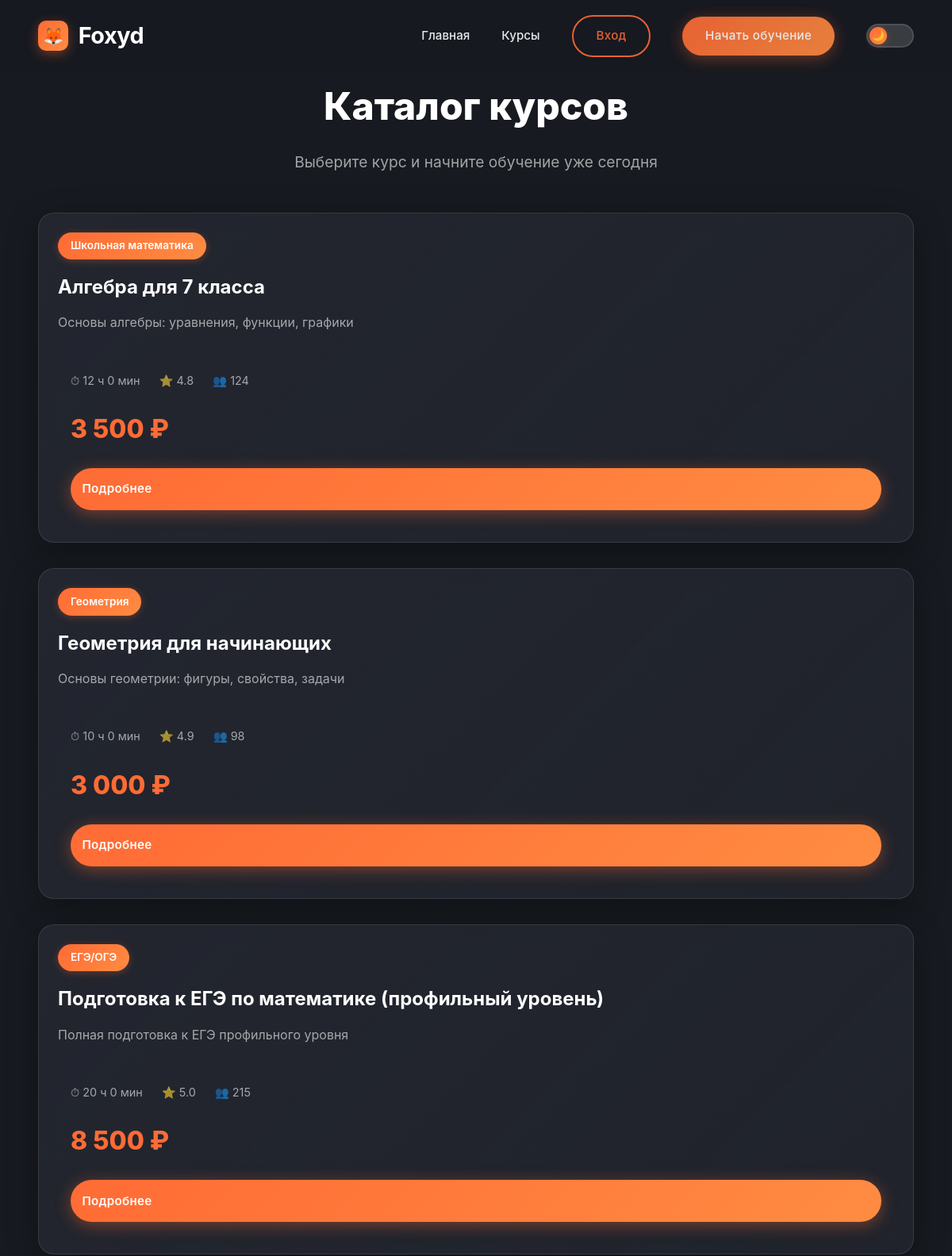
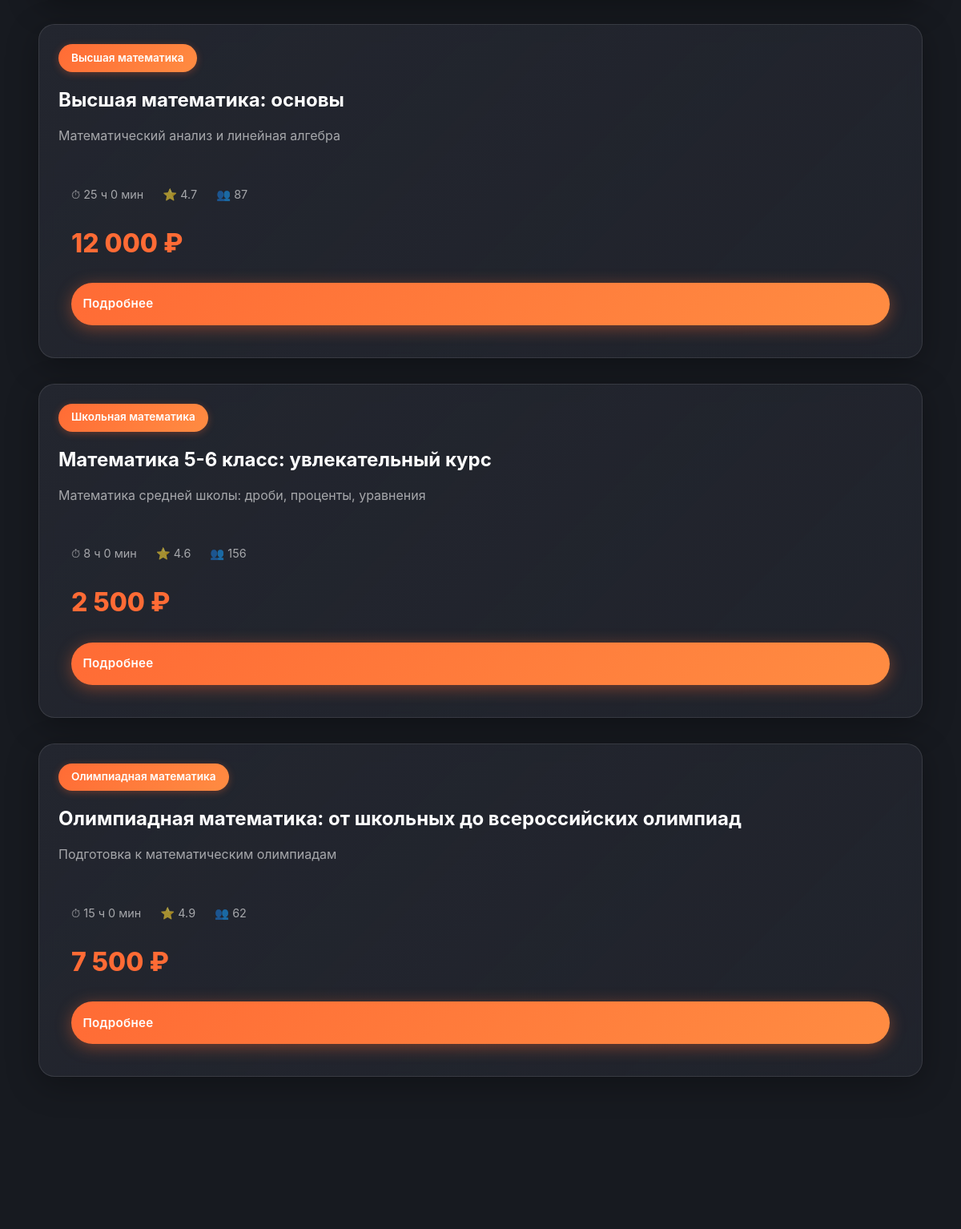
/courses (upper part), run on an earlier commit of the app's database (2 pictures, top to bottom).
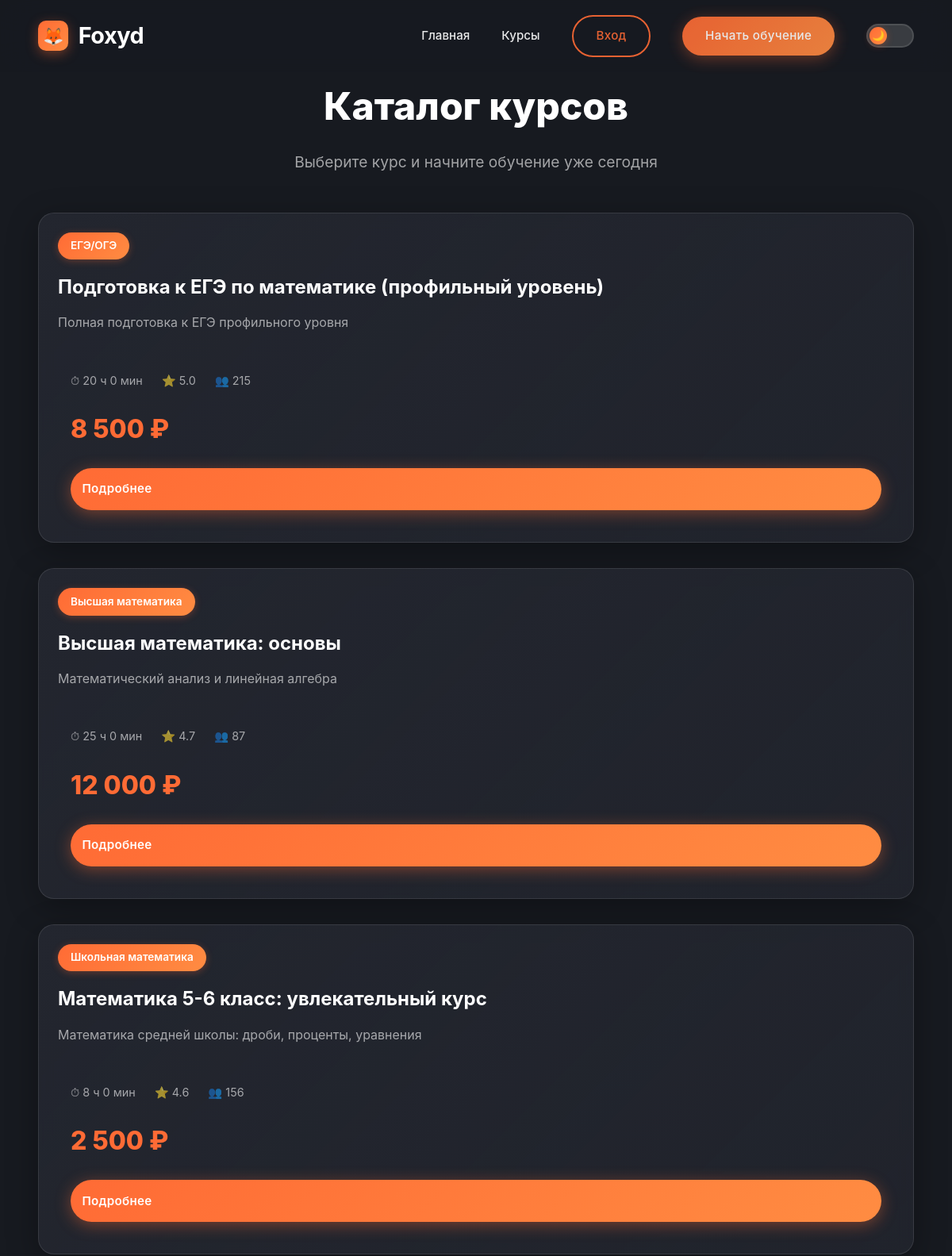
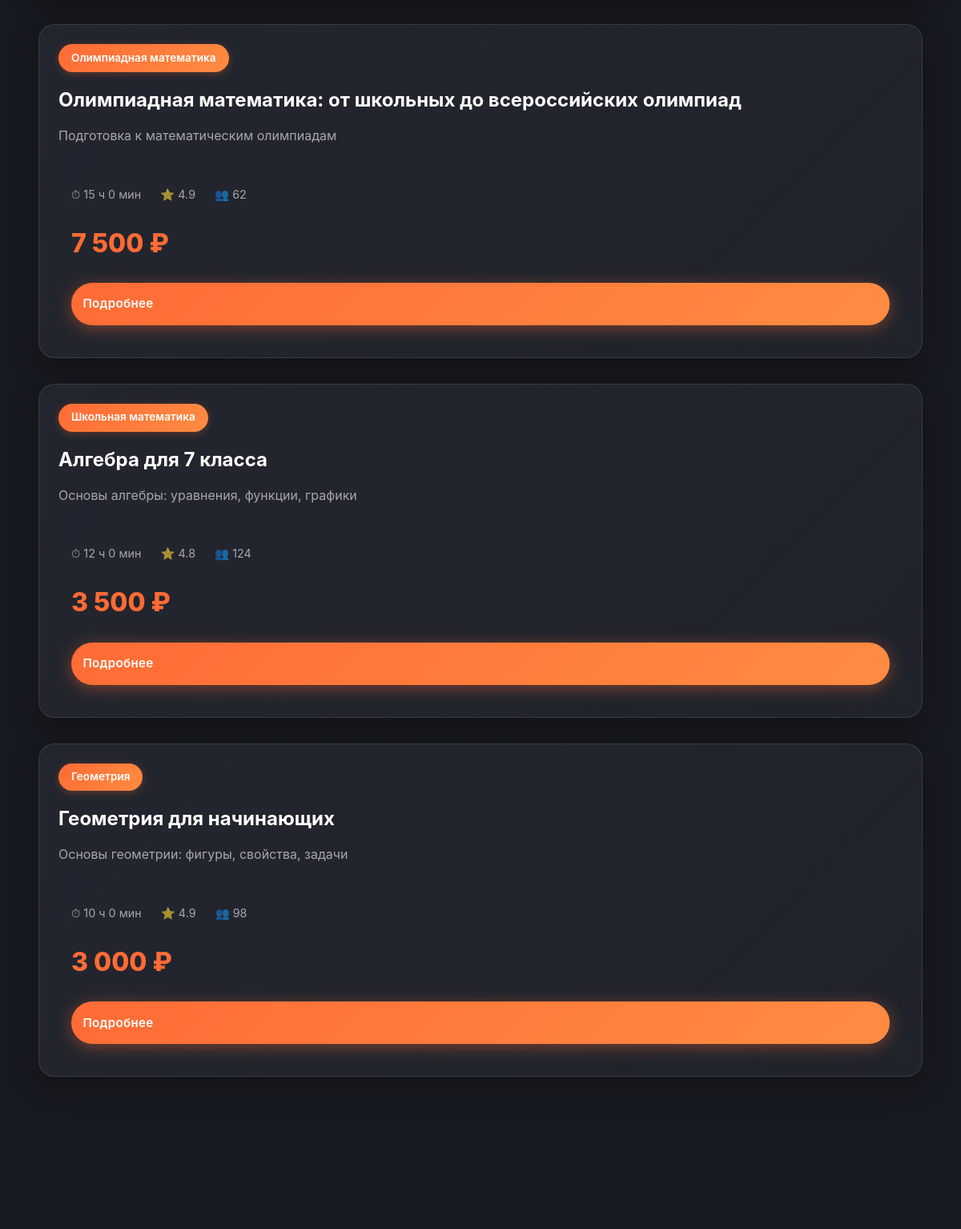
And on a later commit of the database (2 pictures, top to bottom).
### tables this page shows
CREATE TABLE courses (
                id INTEGER PRIMARY KEY AUTOINCREMENT,
                title TEXT NOT NULL,
                description TEXT,
                short_description TEXT,
                instructor_id INTEGER,
                cover_image TEXT,
                duration INTEGER DEFAULT 0,
                level TEXT DEFAULT 'beginner',
                category TEXT,
                price INTEGER DEFAULT 0,
                rating REAL DEFAULT 5.0,
                students_count INTEGER DEFAULT 0,
                created_at DATETIME DEFAULT CURRENT_TIMESTAMP,
                FOREIGN KEY (instructor_id) REFERENCES users(id)
            );

### includes/functions.php (called while the page is built, shortened)
<?php
function e($string) {
    return htmlspecialchars((string)$string, ENT_QUOTES, 'UTF-8');
}
function formatPrice($price) {
    return number_format($price, 0, ',', ' ') . ' ₽';
}
function formatDuration($minutes) {
    $hours = floor($minutes / 60);
    $mins = $minutes % 60;
    if ($hours > 0) {
        return $hours . ' ч ' . $mins . ' мин';
    }
    return $mins . ' мин';
}
function getAllCourses() {
    global $conn;
    $stmt = $conn->query("
        SELECT c.*, u.name as instructor_name
        FROM courses c
        LEFT JOIN users u ON c.instructor_id = u.id
        ORDER BY c.created_at DESC
    ");
    return $stmt->fetchAll(PDO::FETCH_ASSOC);
}

### pages/courses.php (the view, shortened to what this page needs)
<?php
$courses = getAllCourses();
include 'templates/header.php';
?>
<div>
    <div style="text-align: center; margin-bottom: 3rem;">
        <h1 style="font-size: 3rem; font-weight: 800; margin-bottom: 1rem;">Каталог курсов</h1>
        <p style="font-size: 1.2rem; color: var(--medium-gray);">Выберите курс и начните обучение уже сегодня</p>
    </div>
    <div class="grid">
        <?php foreach ($courses as $course): ?>
            <div class="card" style="height: 100%; display: flex; flex-direction: column;">
                <div style="padding: 1.5rem; background: transparent; margin: -2.5rem -2.5rem 1.5rem;">
                    <div class="badge badge-orange" style="margin-bottom: 1rem;"><?= e($course['category']) ?></div>
                    <h3 style="font-size: 1.5rem; font-weight: 700; margin-bottom: 0.8rem;"><?= e($course['title']) ?></h3>
                    <p style="color: var(--medium-gray); line-height: 1.6;"><?= e($course['short_description']) ?></p>
                </div>
                <div style="flex: 1; display: flex; flex-direction: column;">
                    <div style="display: flex; gap: 1.5rem; margin-bottom: 1.5rem; flex-wrap: wrap;">
                        <div style="font-size: 0.9rem; color: var(--medium-gray);">
                            ⏱ <?= formatDuration($course['duration']) ?>
                        </div>
                        <div style="font-size: 0.9rem; color: var(--medium-gray);">
                            ⭐ <?= number_format($course['rating'], 1) ?>
                        </div>
                        <div style="font-size: 0.9rem; color: var(--medium-gray);">
                            👥 <?= $course['students_count'] ?>
                        </div>
                    </div>
                    <div style="margin-top: auto;">
                        <div style="display: flex; justify-content: space-between; align-items: center; margin-bottom: 1.5rem;">
                            <span style="font-size: 2rem; font-weight: 800; color: var(--primary-orange);">
                                <?= formatPrice($course['price']) ?>
                            </span>
                        </div>
                        <a href="/course?id=<?= $course['id'] ?>" class="btn btn-primary" style="width: 100%; padding: 0.9rem;">
                            Подробнее
                        </a>
                    </div>
                </div>
            </div>
        <?php endforeach; ?>
    </div>
</div>
<?php include 'templates/footer.php'; ?>

What changed in the data, as far as the page shows it:
changed courses "Алгебра для 7 класса": moves down the list
changed courses "Геометрия для начинающих": moves down the list
